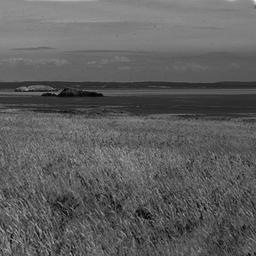
#> input picture dat/a2/data/train/Coast/image_0098.jpg, 256 x 256 px; its folder holds only this picture in this run
$ jupyter execute --allow-errors practica1_copy.ipynb
#> lines starting #> are read from the running program, lines starting #| are printed output that depends on the picture
[cell 1]
import os
import cv2
import pandas as pd
from skimage.feature import hog
from sklearn.svm import SVC
from sklearn.metrics import accuracy_score, classification_report

## EXPERIMENT 1: MATRIU DE PÍXELS

[cell 2]
# Script de python per convertir les imatges a informació per pixel i etiqueta

folder_train = "dat/a2/data/train"
folder_test = "dat/a2/data/test"

# Initialize train and test dataframes
df_train = None
df_test = None

data = []

# Tamaño deseado para las imágenes (imagen mínima)
desired_size = (200, 200)

def data_to_pixels(base_folder):
#> called with base_folder = 'dat/a2/data/train'
    global df_train, df_test

    for clase in os.listdir(base_folder):
        clase_folder = os.path.join(base_folder, clase)
        if os.path.isdir(clase_folder):
            for imagen_filename in os.listdir(clase_folder):
                if imagen_filename.endswith(".jpg") or imagen_filename.endswith(".png"):
                    imagen_path = os.path.join(clase_folder, imagen_filename)
                    # Carga la imagen en escala de grises
                    imagen = cv2.imread(imagen_path, cv2.IMREAD_GRAYSCALE)
#> imagen is the input picture: shape (256, 256); min 0, max 231, mean 94
                    # Redimensiona la imagen al tamaño deseado
                    imagen_resized = cv2.resize(imagen, desired_size)
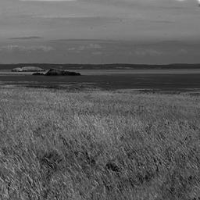
#> imagen_resized: shape (200, 200); min 3, max 224, mean 93.9
                    # Aplana la imagen en un solo vector de píxeles
                    pixels = imagen_resized.flatten()
                    # Agrega la fila de datos al conjunto de datos
                    data.append([clase] + list(pixels))
#> pass 2 of the loop in data_to_pixels, `for clase in os.listdir(base_folder):`:
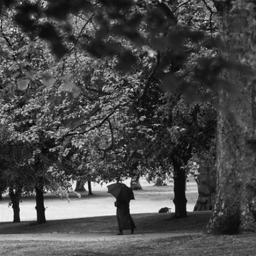
#> input picture dat/a2/data/train/Forest/image_0015.jpg, 256 x 256 px
#> in data_to_pixels, imagen is the input picture: shape (256, 256); min 0, max 255, mean 72.8
#> in data_to_pixels, `imagen_resized = cv2.resize(imagen, desired_size)`:
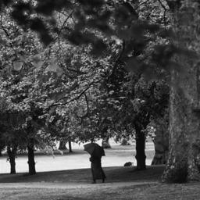
#> imagen_resized: shape (200, 200); min 2, max 246, mean 72.7

    if base_folder == "dat/a2/data/train":
        column_names = ['label'] + [f'pixel{i}' for i in range(1, len(data[0]))]
#> column_names = 40001 items
        df_train = pd.DataFrame(data, columns=column_names)
#> df_train = table of 2 rows and 40001 columns
    else:
        column_names = ['label'] + [f'pixel{i}' for i in range(1, len(data[0]))]
        df_test = pd.DataFrame(data, columns=column_names)

data_to_pixels(folder_train)
#> (the rest of this cell did not finish here and is left out)


# Now, df_train and df_test are initialized with the data

[cell 3]
# Training and testing data info
df_train.info()
#| <class 'pandas.core.frame.DataFrame'>
#| RangeIndex: 2 entries, 0 to 1
#| Columns: 40001 entries, label to pixel40000
#| dtypes: object(1), uint8(40000)
#| memory usage: 78.3+ KB
#> (the rest of this cell did not finish here and is left out)

[cell 4]
df_train.head()
#> Out = table of 2 rows and 40001 columns

#> (a cell that did not finish here is left out)

[cell 6]
# Split data into features (X) and labels (y)
X_train = df_train.iloc[:, 1:].values  # Features (pixels)
y_train = df_train.iloc[:, 0].values  # Labels

#> (the rest of this cell did not finish here and is left out)

[cell 7]
# Create an SVM classifier with a linear kernel
clf = SVC(kernel='linear')

# Train the classifier on the training data
clf.fit(X_train, y_train)

# Make predictions on the test data
#> (the rest of this cell did not finish here and is left out)

## EXPERIMENT 2: HOG

[cell 8]
# Define constants

folder_train = "dat/a2/data/train"
folder_test = "dat/a2/data/test"

image_size = (200, 200)
orientations = 8
pixels_per_cell = (12, 12)
cells_per_block = (1, 1)

# Function to extract HOG features from an image
def extract_hog_features(image):
    fd, _ = hog(
        image,
        orientations=orientations,
        pixels_per_cell=pixels_per_cell,
        cells_per_block=cells_per_block,
        visualize=True,
    )
#> fd = 2048 values, max 0.746 at index 260, min 0 at index 23, mean 0.318
    return fd

# Function to load and preprocess images
def load_and_preprocess_images(folder_path):
    X = []
    y = []

    for class_label, class_name in enumerate(os.listdir(folder_path)):
        class_folder = os.path.join(folder_path, class_name)
        if os.path.isdir(class_folder):
            for image_filename in os.listdir(class_folder):
                if image_filename.endswith(".jpg") or image_filename.endswith(".png"):
                    image_path = os.path.join(class_folder, image_filename)

                    # Load and resize the image
                    image = cv2.imread(image_path, cv2.IMREAD_GRAYSCALE)
                    image = cv2.resize(image, image_size)

                    # Extract HOG features
                    hog_features = extract_hog_features(image)
#> hog_features has the same summary as fd in extract_hog_features

                    X.append(hog_features)
                    y.append(class_label)
            print("***************************CARPETA TERMINADA***********************************")
#> pass 2 of the loop in load_and_preprocess_images, `for class_label, class_name in enumerate(os.listdir(folder_path)):`:
#> hog_features = 2048 values, max 0.79 at index 1843, min 0 at index 1608, mean 0.34

    return X, y

# Load and preprocess training and testing data
X_train, y_train = load_and_preprocess_images(folder_train)
#> X_train = 2 items; y_train = [0, 1]
print("**TRAIN TERMINADO**")
#> (the rest of this cell did not finish here and is left out)

print("**TEST TERMINADO**")
